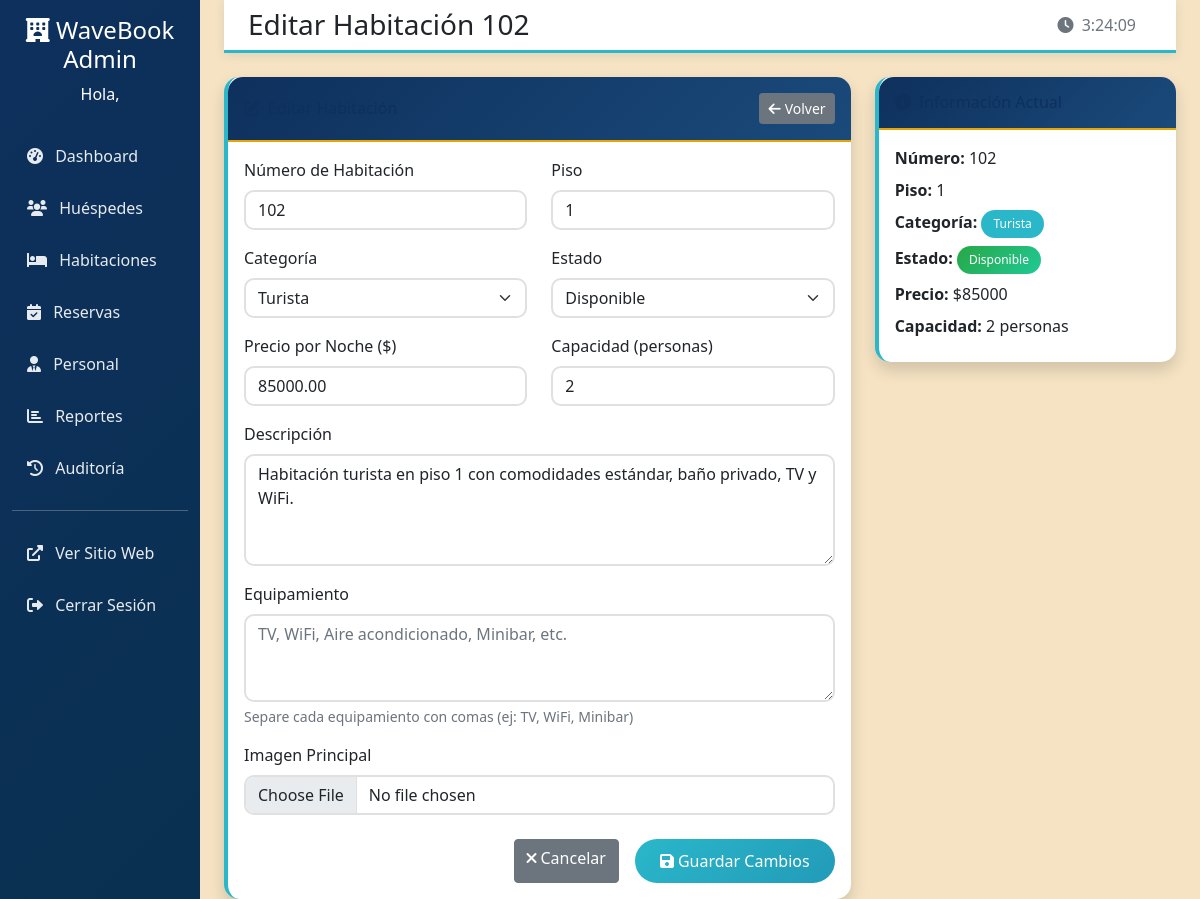
The page /hotel-admin/rooms/42/edit/ (signed in) on the database its author committed.
### Hotel/models.py (models this page shows, shortened)
class Habitacion(models.Model):
    ESTADO_CHOICES = [
        ('Disponible', 'Disponible'),
        ('Ocupada', 'Ocupada'),
        ('Mantenimiento', 'Mantenimiento'),
        ('Reservada', 'Reservada'),
    ]
    CATEGORIA_CHOICES = [
        ('Turista', 'Turista'),
        ('Premium', 'Premium'),
    ]
    numero = models.CharField(max_length=10, unique=True)
    piso = models.IntegerField()
    categoria = models.CharField(max_length=50, choices=CATEGORIA_CHOICES)
    estado = models.CharField(max_length=30, choices=ESTADO_CHOICES, default='Disponible')
    precio_diario = models.DecimalField(max_digits=10, decimal_places=2)
    descripcion = models.TextField(blank=True, null=True)
    imagen_principal = models.ImageField(upload_to='habitaciones/', blank=True, null=True)
    capacidad = models.IntegerField(default=2)
    equipamiento = models.TextField(blank=True, null=True, help_text="Lista de equipamiento separado por comas")

### Hotel/views.py (the view)
    def wrapper(request, *args, **kwargs):
        if not request.session.get('admin_id'):
            messages.error(request, "Acceso denegado. Inicia sesión como administrador.")
            return redirect('admin_login')
        return view_func(request, *args, **kwargs)

### Hotel/views.py (called while the page is built)
def admin_required(view_func):
    def wrapper(request, *args, **kwargs):
        if not request.session.get('admin_id'):
            messages.error(request, "Acceso denegado. Inicia sesión como administrador.")
            return redirect('admin_login')
        return view_func(request, *args, **kwargs)
    return wrapper

### Hotel/templates/admin/room_edit.html (shortened to what this page needs)
{% extends 'admin/base_admin.html' %}
{% block page_title %}Editar Habitación {{ room.numero }}{% endblock %}
{% block content %}
<div class="row">
    <div class="col-lg-8">
        <div class="card shadow">
            <div class="card-header py-3 d-flex justify-content-between align-items-center">
                <h6 class="m-0 font-weight-bold text-primary">
                    <i class="fas fa-edit me-2"></i>Editar Habitación
                </h6>
                <a href="{% url 'admin_room_detail' room.id %}" class="btn btn-secondary btn-sm">
                    <i class="fas fa-arrow-left me-1"></i>Volver
                </a>
            </div>
            <div class="card-body">
                <form method="post" enctype="multipart/form-data">
                    <div class="row mb-3">
                        <div class="col-md-6">
                            <label for="{{ form.numero.id_for_label }}" class="form-label">{{ form.numero.label }}</label>
                            {{ form.numero }}
                        </div>
                        <div class="col-md-6">
                            <label for="{{ form.piso.id_for_label }}" class="form-label">{{ form.piso.label }}</label>
                            {{ form.piso }}
                        </div>
                    </div>
                    <div class="row mb-3">
                        <div class="col-md-6">
                            <label for="{{ form.categoria.id_for_label }}" class="form-label">{{ form.categoria.label }}</label>
                            {{ form.categoria }}
                        </div>
                        <div class="col-md-6">
                            <label for="{{ form.estado.id_for_label }}" class="form-label">{{ form.estado.label }}</label>
                            {{ form.estado }}
                        </div>
                    </div>
                    <div class="row mb-3">
                        <div class="col-md-6">
                            <label for="{{ form.precio_diario.id_for_label }}" class="form-label">{{ form.precio_diario.label }}</label>
                            {{ form.precio_diario }}
                        </div>
                        <div class="col-md-6">
                            <label for="{{ form.capacidad.id_for_label }}" class="form-label">{{ form.capacidad.label }}</label>
                            {{ form.capacidad }}
                        </div>
                    </div>
                    <div class="mb-3">
                        <label for="{{ form.descripcion.id_for_label }}" class="form-label">{{ form.descripcion.label }}</label>
                        {{ form.descripcion }}
                    </div>
                    <div class="mb-3">
                        <label for="{{ form.equipamiento.id_for_label }}" class="form-label">{{ form.equipamiento.label }}</label>
                        {{ form.equipamiento }}
                        <div class="form-text">Separe cada equipamiento con comas (ej: TV, WiFi, Minibar)</div>
                    </div>
                    <div class="mb-4">
                        <label for="{{ form.imagen_principal.id_for_label }}" class="form-label">{{ form.imagen_principal.label }}</label>
                        {{ form.imagen_principal }}
                    </div>
                    <div class="d-grid gap-2 d-md-flex justify-content-md-end">
                        <a href="{% url 'admin_room_detail' room.id %}" class="btn btn-secondary me-md-2">
                            <i class="fas fa-times me-1"></i>Cancelar
                        </a>
                        <button type="submit" class="btn btn-primary">
                            <i class="fas fa-save me-1"></i>Guardar Cambios
                        </button>
                    </div>
                </form>
            </div>
        </div>
    </div>
    <div class="col-lg-4">
        <div class="card shadow">
            <div class="card-header py-3">
                <h6 class="m-0 font-weight-bold text-primary">
                    <i class="fas fa-info-circle me-2"></i>Información Actual
                </h6>
            </div>
            <div class="card-body">
                <div class="mb-2">
                    <strong>Número:</strong> {{ room.numero }}
                </div>
                <div class="mb-2">
                    <strong>Piso:</strong> {{ room.piso }}
                </div>
                <div class="mb-2">
                    <strong>Categoría:</strong>
                    <span class="badge {% if room.categoria == 'Premium' %}bg-warning{% else %}bg-info{% endif %}">
                        {{ room.categoria }}
                    </span>
                </div>
                <div class="mb-2">
                    <strong>Estado:</strong>
                    <span class="badge {% if room.estado == 'Disponible' %}bg-success{% elif room.estado == 'Ocupada' %}bg-danger{% elif room.estado == 'Mantenimiento' %}bg-warning{% else %}bg-secondary{% endif %}">
                        {{ room.estado }}
                    </span>
                </div>
                <div class="mb-2">
                    <strong>Precio:</strong> ${{ room.precio_diario|floatformat:0 }}
                </div>
                {% if room.capacidad %}
                <div class="mb-2">
                    <strong>Capacidad:</strong> {{ room.capacidad }} personas
                </div>
                {% endif %}
            </div>
        </div>
    </div>
</div>
{% endblock %}

### Hotel/static/css/styles.css (style rules this page uses)
:root { --azul-pacifico: #0E305D; --turquesa-coral: #2AB7CA; --arena-suave: #F5E3C3; --oro-arena: #E6A500; --gris-perla: #E0E0E0; --blanco-puro: #FFFFFF; }
.text-primary { color: #0e305d !important; }

### Hotel/static/css/admin-styles.css (style rules this page uses)
:root { --azul-pacifico: #0E305D; --turquesa-coral: #2AB7CA; --arena-suave: #F5E3C3; --oro-arena: #E6A500; --gris-perla: #E0E0E0; --blanco-puro: #FFFFFF; }
.card { border: none; border-radius: 15px; box-shadow: 0 8px 20px rgba(14, 48, 93, 0.1); border-left: 4px solid var(--turquesa-coral); }
.card-header { background: linear-gradient(135deg, var(--azul-pacifico) 0%, #1a4a7a 100%); color: var(--blanco-puro); border-radius: 15px 15px 0 0 !important; border-bottom: 2px solid var(--oro-arena); }
.btn-primary { background: linear-gradient(135deg, var(--turquesa-coral) 0%, #229bb8 100%); border: none; border-radius: 25px; padding: 10px 25px; font-weight: 500; transition: all 0.3s ease; }
.badge { border-radius: 15px; padding: 8px 12px; font-weight: 500; }
.bg-success { background: linear-gradient(135deg, #28a745 0%, #20c997 100%) !important; }
.bg-info { background: var(--turquesa-coral) !important; }
.text-primary { color: var(--azul-pacifico) !important; }
.form-control { border: 2px solid var(--gris-perla); border-radius: 10px; transition: all 0.3s ease; }
.form-select { border: 2px solid var(--gris-perla); border-radius: 10px; }

### rows shown on the page
Habitacion: numero "102", piso "1", categoria "Turista", estado "Disponible", precio_diario "85000.00", capacidad "2", descripcion "Habitación turista en piso 1 con comodidades estándar, baño privado, TV y WiFi.", precio_diario "85000"
